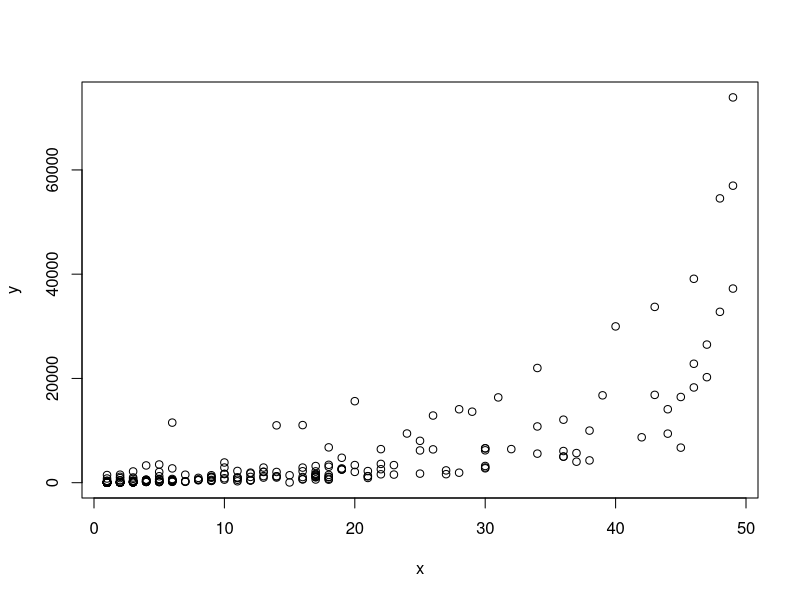
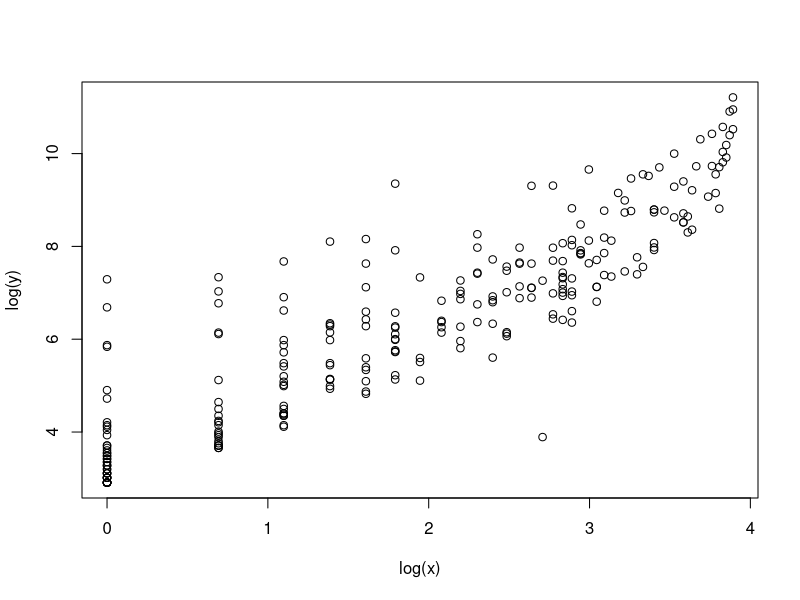
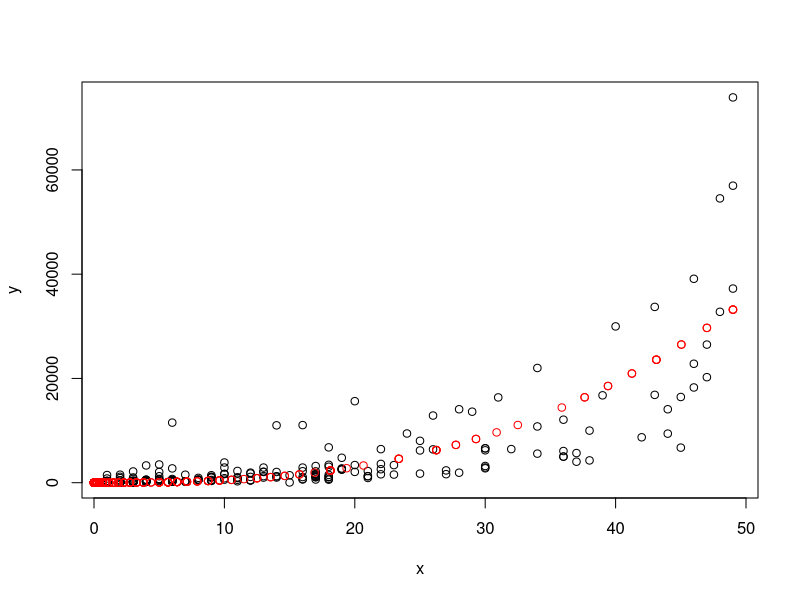

Write R code to recreate these figures, in order.
# Data From https://stats.stackexchange.com/questions/64927/how-do-i-plot-an-exponential-curve-in-r

x = c(1,1,1,1,1,1,1,1,1,1,1,1,1,1,1,1,1,1,1,1,1,1,1,1,
      1,1,1,1,1,1,1,1,1,1,2,1,2,2,1,2,1,2,2,2,2,2,1,2,2,
      1,3,1,3,1,2,1,2,2,3,3,2,3,3,3,2,3,3,2,1,5,5,1,4,3,
      4,3,3,5,7,2,4,6,4,4,3,6,5,5,3,4,3,4,7,5,7,11,3,6,
      6,6,9,1,1,3,9,3,4,6,6,12,6,2,12,8,2,4,12,6,8,9,6,
      5,4,4,11,4,18,8,10,8,17,5,16,16,6,5,18,3,1,10,2,
      11,21,8,11,15,9,13,14,3,11,17,18,9,16,17,12,18,2,
      9,17,14,14,5,21,21,13,17,15,9,1,18,17,7,2,17,23,22,
      27,10,10,17,25,12,28,12,13,14,5,20,13,3,17,16,21,
      11,27,19,19,19,22,19,6,30,16,13,10,30,18,17,30,
      4,23,20,18,5,22,10,37,38,19,36,36,34,37,36,25,
      30,26,22,32,30,30,45,18,25,42,44,24,38,34,14,
      16,6,36,26,29,28,44,20,31,45,39,43,46,47,34,
      46,47,40,48,43,49,46,48,49,49)

y = c(18.36734694,18.36734694,18.36734694,18.36734694,18.36734694,18.36734694,
      18.36734694,18.36734694,18.36734694,18.36734694,20.40816327,20.40816327,
      20.40816327,20.40816327,20.40816327,20.40816327,22.44897959,22.44897959,
      22.44897959,22.44897959,24.48979592,24.48979592,26.53061224,26.53061224,
      26.53061224,28.57142857,28.57142857,30.6122449,30.6122449,32.65306122,
      32.65306122,34.69387755,34.69387755,36.73469388,38.7755102,38.7755102,
      38.7755102,40.81632653,40.81632653,40.81632653,40.81632653,40.81632653,
      42.85714286,44.89795918,48.97959184,51.02040816,51.02040816,53.06122449,
      55.10204082,57.14285714,61.2244898,61.2244898,63.26530612,63.26530612,
      63.26530612,67.34693878,67.34693878,69.3877551,77.55102041,77.55102041,
      77.55102041,79.59183673,81.63265306,81.63265306,89.79591837,89.79591837,
      95.91836735,104.0816327,112.244898,124.4897959,130.6122449,134.6938776,
      138.7755102,146.9387755,146.9387755,151.0204082,161.2244898,163.2653061,
      165.3061224,167.3469388,169.3877551,169.3877551,169.3877551,171.4285714,
      181.6326531,185.7142857,208.1632653,220.4081633,224.4897959,230.6122449,
      240.8163265,240.8163265,246.9387755,267.3469388,269.3877551,271.4285714,
      304.0816327,306.122449,310.2040816,318.3673469,332.6530612,342.8571429,
      355.1020408,355.1020408,387.755102,395.9183673,395.9183673,397.9591837,
      404.0816327,430.6122449,448.9795918,451.0204082,455.1020408,465.3061224,
      465.3061224,467.3469388,469.3877551,518.3673469,522.4489796,528.5714286,
      532.6530612,534.6938776,534.6938776,553.0612245,563.2653061,569.3877551,
      577.5510204,583.6734694,583.6734694,600,612.244898,618.3673469,628.5714286,
      689.7959184,714.2857143,730.6122449,738.7755102,748.9795918,802.0408163,
      855.1020408,875.5102041,895.9183673,906.122449,924.4897959,934.6938776,
      48.9795918,955.1020408,977.5510204,989.7959184,997.9591837,1014.285714,
      1026.530612,1040.816327,1071.428571,1083.673469,1102.040816,1110.204082,
      1126.530612,1130.612245,1142.857143,1185.714286,1218.367347,1224.489796,
      1236.734694,1242.857143,1248.979592,1259.183673,1314.285714,1424.489796,
      1430.612245,1467.346939,1495.918367,1502.040816,1528.571429,1534.693878,
      1540.816327,1557.142857,1608.163265,1632.653061,1657.142857,1691.836735,
      1691.836735,1738.77551,1765.306122,1916.326531,1928.571429,2055.102041,
      2057.142857,2059.183673,2071.428571,2104.081633,2155.102041,2171.428571,
      2193.877551,2226.530612,2251.020408,2357.142857,2508.163265,2553.061224,
      2579.591837,2581.632653,2738.77551,2740.816327,2759.183673,2897.959184,
      2902.040816,2904.081633,2914.285714,3057.142857,3193.877551,3204.081633,
      3306.122449,3373.469388,3381.632653,3428.571429,3491.836735,3604.081633,
      3875.510204,4028.571429,4273.469388,4781.632653,5002.040816,5004.081633,
      5575.510204,5683.673469,6073.469388,6185.714286,6212.244898,6391.836735,
      6434.693878,6442.857143,6591.836735,6591.836735,6724.489796,6775.510204,
      8030.612245,8710.204082,9410.204082,9434.693878,9991.836735,10787.7551,
      11000,11048.97959,11524.4898,12085.71429,12881.63265,13620.40816,
      14087.7551,14089.79592,15636.73469,16361.22449,16440.81633,16759.18367,
      16846.93878,18267.34694,20240.81633,22004.08163,22816.32653,26493.87755,
      29981.63265,32777.55102,33724.4898,37240.81633,39116.32653,54540.81633,
      56977.55102,73912.2449)

plot(x,y)
plot(log(x),log(y))

## Solution based in part on http://stackoverflow.com/questions/31851936/exponential-curve-fitting-in-r
# Fit using nls
set.seed(1)
fit_nls = nls(y ~ (x ^ b), start = c(b = 10), trace = T)

# The coefficient is much closer to the known
coef(fit_nls)
#        b 
# 25.04061

# Plot of data and two estimates
plot(x, y)
scaledX <- x*scale(x, center=min(x), scale=diff(range(x)))
predictExp <- data.frame(x = scaledX, y = scaledX ^ coef(fit_nls))
points(predictExp$x, predictExp$y, col = "red")

logRetPerPeriod <- log( max(predictExp$y)/ (min(predictExp$y) + .000001e-10 ))/range(predictExp$x)[2]
exp(logRetPerPeriod)

summary(fit_nls)